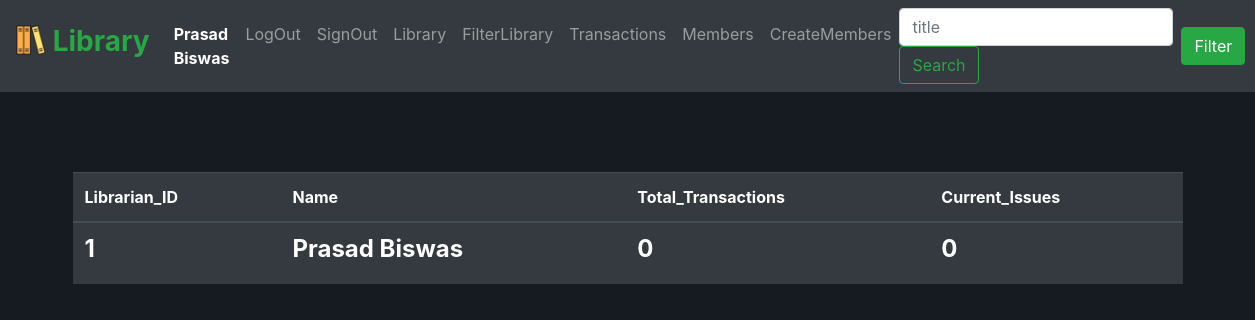
Before: /librarianinfo (signed in) with the older database file.
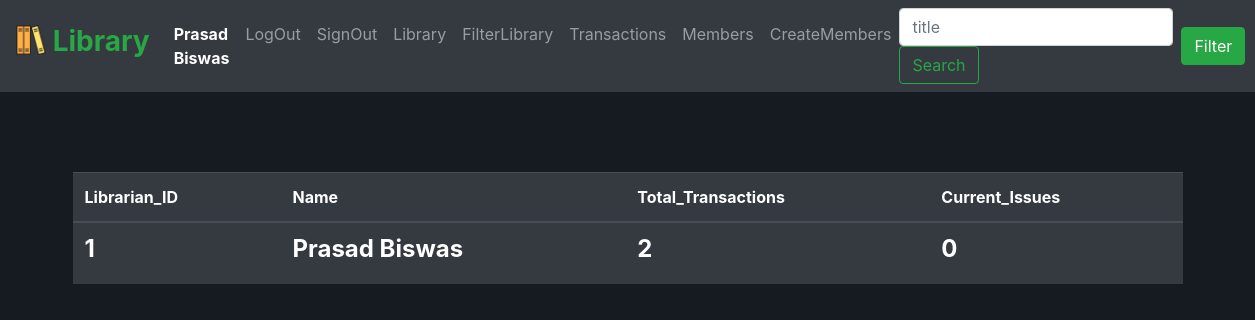
After: the same page with the newer database file.
### src/models.py (models this page shows, shortened)
class librarian(db.Model):
    id = db.Column('librarian_id' , db.Integer , primary_key=True)
    name = db.Column(db.String(100) , nullable=False)
    email = db.Column(db.String(100) , nullable=False , unique=True)
    password = db.Column(db.String(300) , nullable=False)
    transactions = db.Column(db.Integer , nullable=False)
    current_issues = db.Column(db.Integer , nullable=False)

### src/app.py (the view)
@app.route('/librarianinfo')
def librarianinfo():
    a = librarian.query.get(session['id'])
    return render_template("librarianinfo.html" , data=a)

### src/models.py (called while the page is built)
@event.listens_for(Engine, "connect")
def set_sqlite_pragma(dbapi_connection, connection_record):
    cursor = dbapi_connection.cursor()
    cursor.execute("PRAGMA foreign_keys=ON")
    cursor.close()

### src/templates/librarianinfo.html
{% extends "base.html" %}
{% block mainbody %}
<div class="container-sm librarianinfobody">
    <table class="table table-hover table-dark">
        <thead>
            <tr>
                <th scope="col">Librarian_ID</th>
                <th scope="col">Name</th>
                <th scope="col">Total_Transactions</th>
                <th scope="col">Current_Issues</th>
            </tr>
        </thead>
        <tbody>
            <tr>
                <th scope="row"><h4 style="font-weight: bold;">{{ data.id }}<h4></th>
                <td><h4 style="font-weight: bold;">{{ data.name }}</h4></td>
                <td><h4 style="font-weight: bold;">{{ data.transactions }}<h4></td>
                <td><h4 style="font-weight: bold;">{{ data.current_issues }}</h4></td>
            </tr>
        </tbody>
    </table>
</div>
{% endblock %}

### src/templates/base.html (shortened to what this page needs)
<!DOCTYPE html>
<html lang="en">
    <head>
        <link rel="stylesheet" href="https://cdn.jsdelivr.net/npm/bootstrap@4.6.1/dist/css/bootstrap.min.css">
        <link rel="stylesheet" href="/static/css/base.css">
    </head>
    <body>
        {% block navbar %}
            <nav class="navbar navbar-expand-lg navbar-dark bg-dark">
                <a class="navbar-brand" href="/">
                    <h3 style="font-weight: bold; color: #28a745;">
                        <img src="/static/images/books.png" width="30" height="30" class="d-inline-block align-top" alt="">
                        Library
                    </h3>
                </a>
                {% if session['email'] %}
                    <div class="collapse navbar-collapse" id="navbarTogglerDemo02">
                        <ul class="navbar-nav mr-auto mt-2 mt-lg-0">
                            <li class="nav-item active">
                                <a class="nav-link" href="/librarianinfo" style="font-weight: bold;">{{ session['name'] }}<span class="sr-only">(current)</span></a>
                            </li>
                            <li class="nav-item">
                                <a class="nav-link" href="/logout">LogOut</a>
                            </li>
                            <li class="nav-item">
                                <a class="nav-link" href="/signout">SignOut</a>
                            </li>
                            <li class="nav-item">
                                <a class="nav-link" href="/library">Library</a>
                            </li>
                            <li class="nav-item">
                                <a class="nav-link" href="/filterlibrary">FilterLibrary</a>
                            </li>
                            <li class="nav-item">
                                <a class="nav-link" href="/alltransactions">Transactions</a>
                            </li>
                            <li class="nav-item">
                                <a class="nav-link" href="/membersinfo">Members</a>
                            </li>
                            <li class="nav-item">
                                <a class="nav-link" href="/createmember">CreateMembers</a>
                            </li>
                        </ul>
                {% endif %}
                        <form action="/new_books" class="form-inline my-2 my-lg-0">
                            <input class="form-control mr-sm-2" type="search" placeholder="title" name="title">
                            <button class="btn btn-outline-success my-2 my-sm-0" type="submit">Search</button>
                        </form>
                        <a class="btn btn-success my-2 my-sm-0" href="/filtersearch">Filter</a>
                    </div>
            </nav>
        {% endblock %}
        {% block mainbody %}
        {% endblock %}
    </body>
</html>

Changed rows visible on the page:
changed librarian "Prasad Biswas": transactions "0" → "2"
